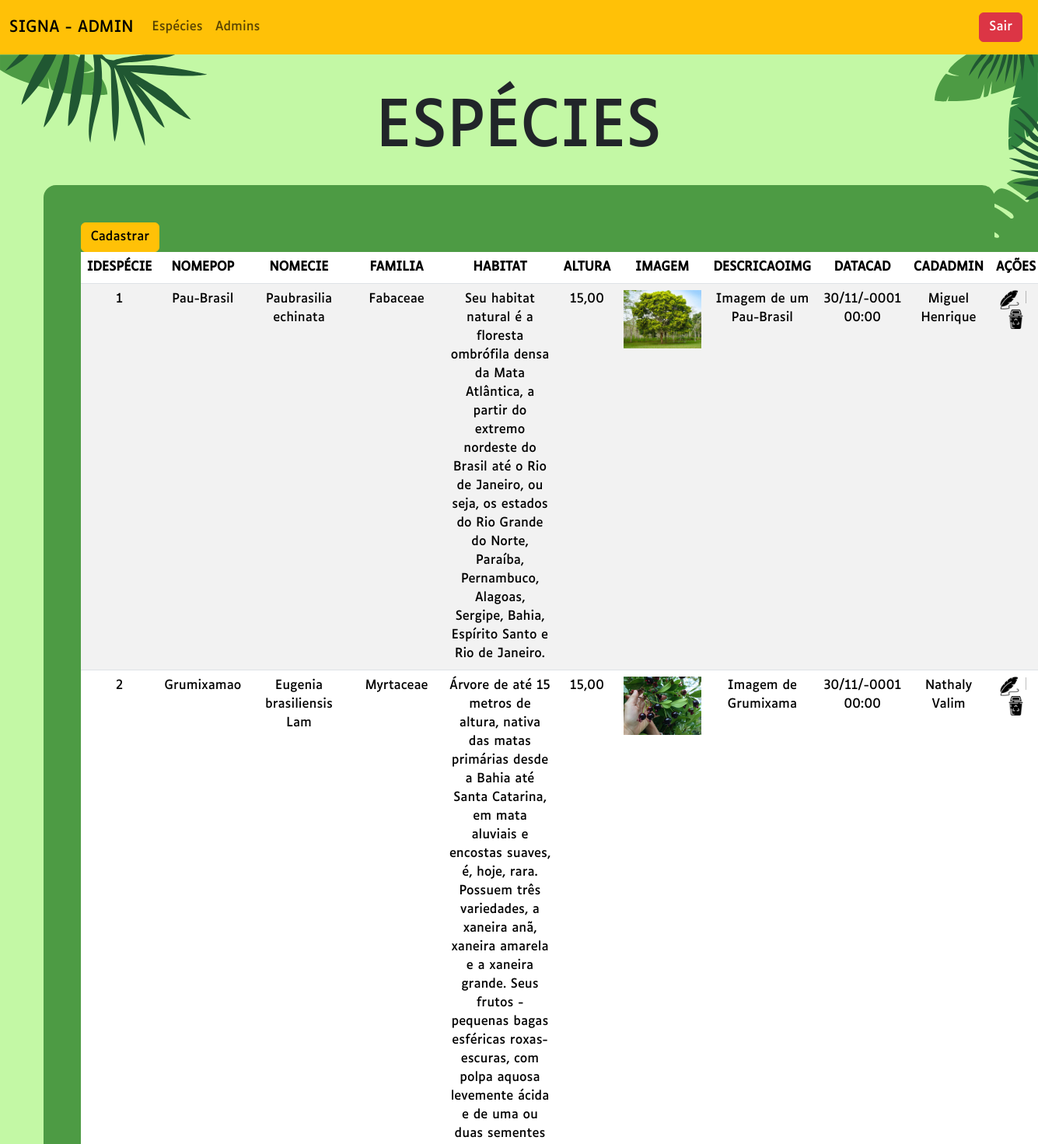
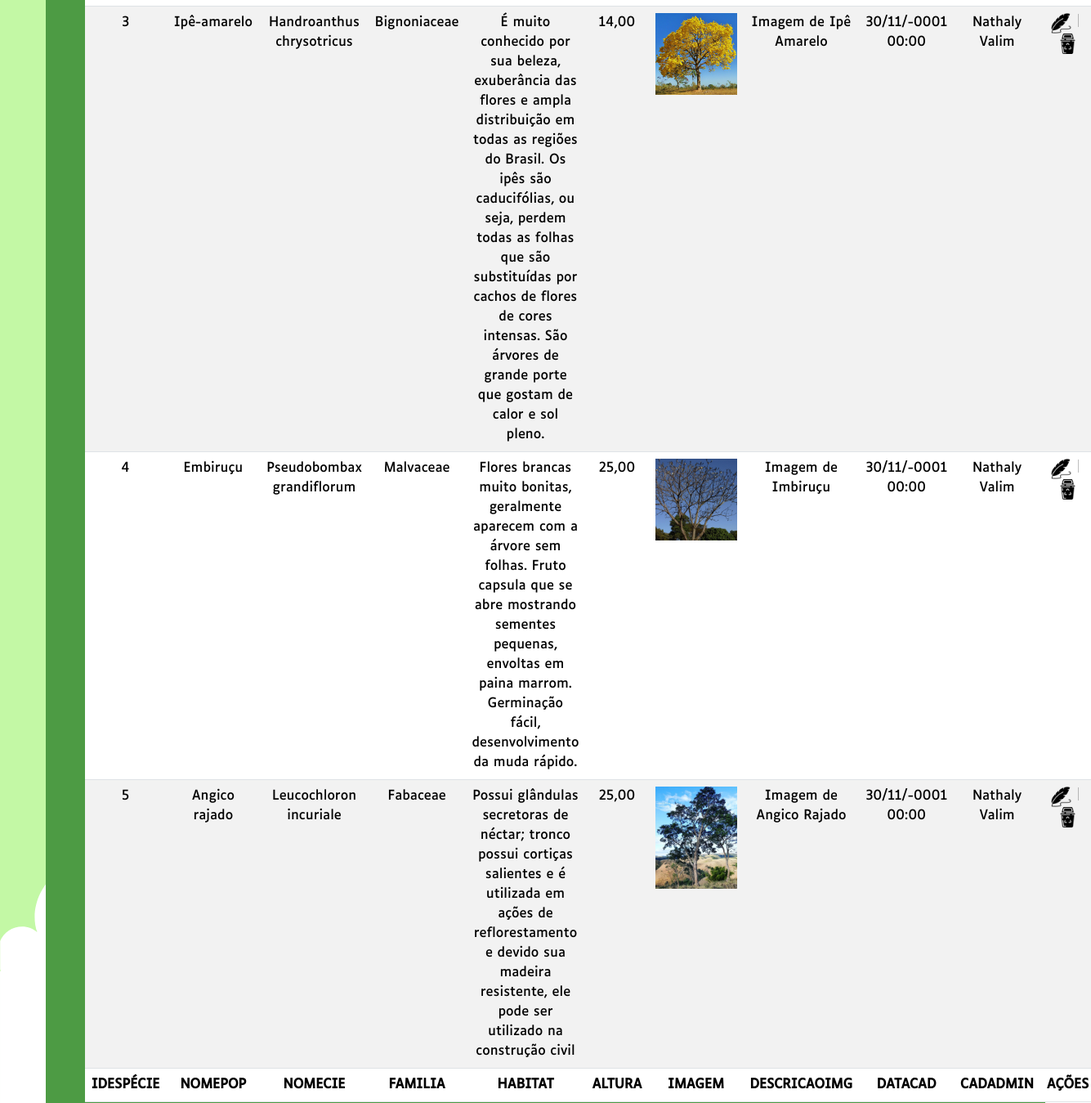
The app's page /especies/lista (signed in, upper part), older data (2 pictures, top to bottom).
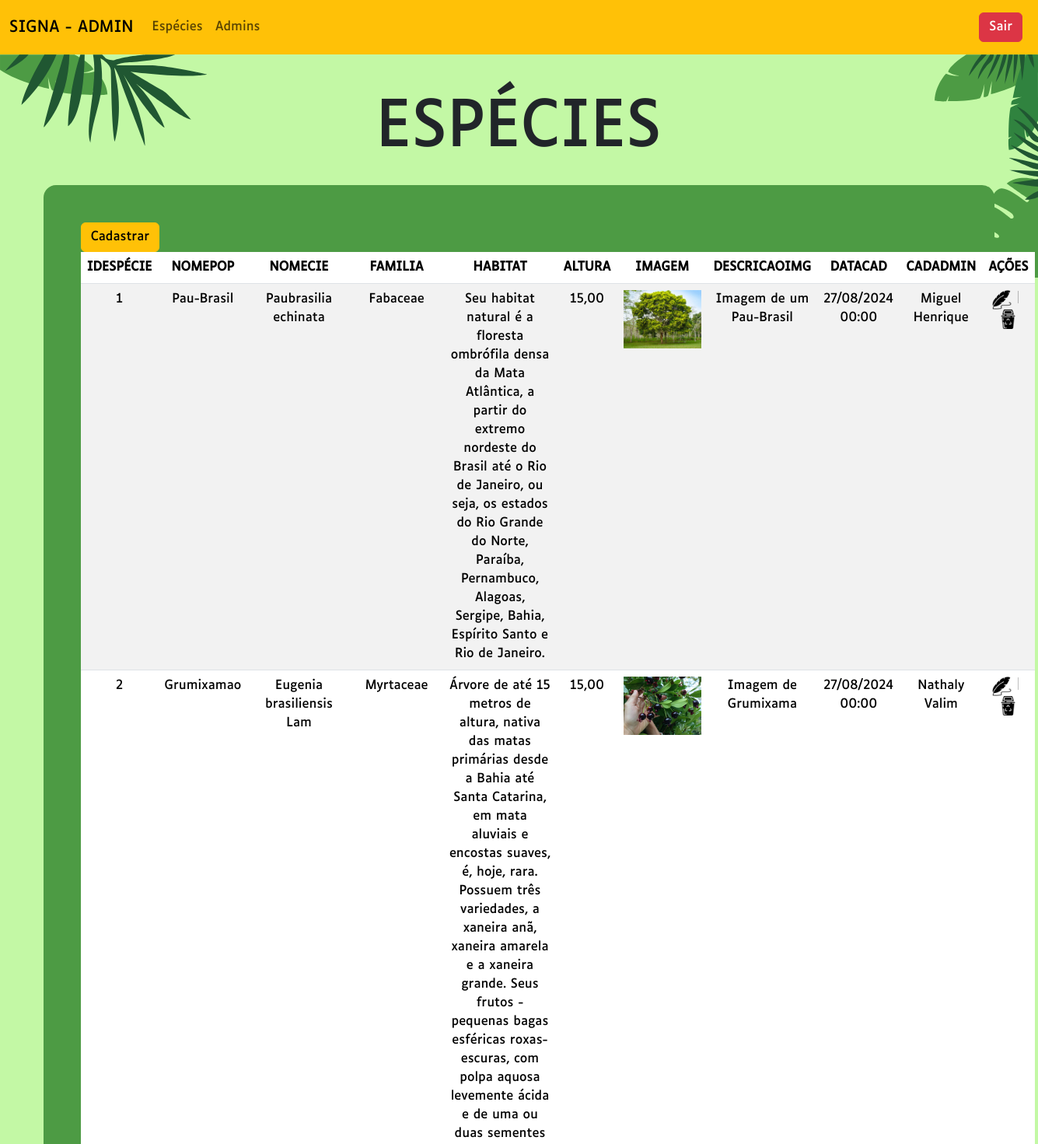
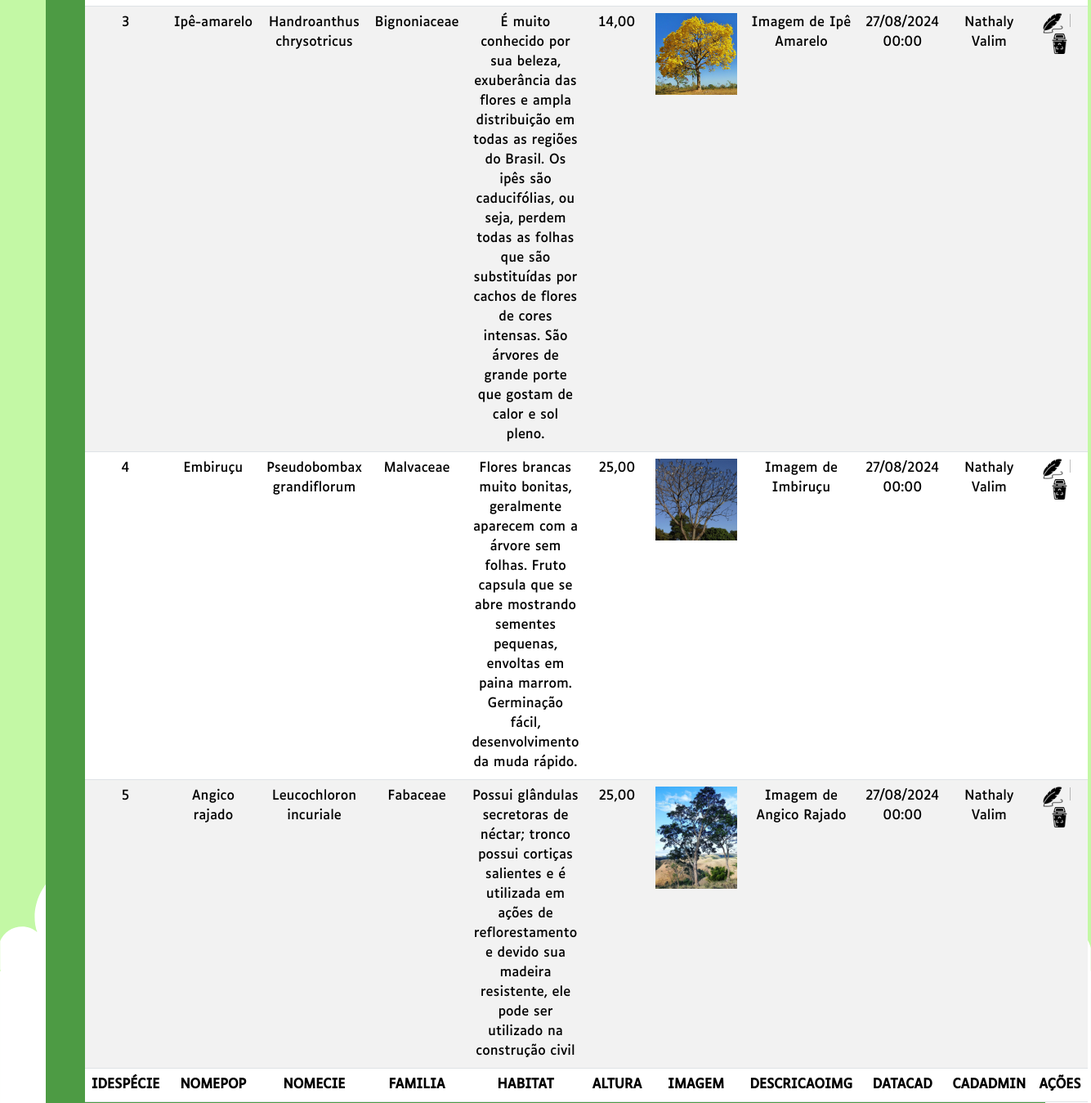
The same page, newer data (2 pictures, top to bottom).
### tables this page shows
CREATE TABLE TBESPECIE
(
	IDESPECIE INT AUTO_INCREMENT,												  
	NOMECIE VARCHAR(256),						                                  
	NOMEPOP VARCHAR(256),						                                  
	FAMILIA VARCHAR(256),						                                  
	HABITAT VARCHAR(2000),						                                  
	ALTURA DECIMAL(5,2),							                              
	CONSERV CHAR(1),															  
	IMAGEM VARCHAR(256),						                                  
	DESCRICAOIMG VARCHAR(256),					                                  
	DATACAD DATETIME,						                                  
	IDCADADM INT, 
	CONSTRAINT TBESPECIE_PK PRIMARY KEY (IDESPECIE),
	CONSTRAINT TBESPECIE_FK_TBADMIN FOREIGN KEY (IDCADADM) REFERENCES TBADMIN(IDADMIN)
);

### controller/routes.php (called while the page is built, shortened)
<?php
include_once "especie.php";
class Route
{
    function abrirListaEspecie()
    {
        $especies = new EspecieController();
        $especies = $especies->listar();
        include_once "view/listaEspecie.php";
    }
}
?>

### model/especie.php (called while the page is built, shortened)
<?php
class Especie
{
    function listar()
    {
        $con = Conexao::conectar();
        $cmd = $con->prepare("SELECT ESP.*,NOME FROM TBESPECIE ESP JOIN TBADMIN ADM ON ESP.IDCADADM = ADM.IDADMIN");
        $cmd->execute();
        return $cmd->fetchAll(PDO::FETCH_OBJ);
    }
}
?>

### controller/especie.php (called while the page is built, shortened)
<?php
include_once "model/especie.php";
class EspecieController
{
    function listar()
    {
        $cmd = new Especie();
        return $cmd->listar();
    }
}
?>

### view/listaEspecie.php (the view, shortened to what this page needs)
<!DOCTYPE html>
<html lang="pt-br">
<head>
    <?php include_once "resource/head.php";?>
</head>
<body class="d-flex flex-column min-vh-100">
    <div class="corpo-list min-vh-100 h-100">
        <div class="conteudo bg-secondary h-100 clouds">
            <div class="container-fluid folhas p-0 m-0 row justify-content-center align-content-center position-relative h-100">
                <section class="col-sm-12 col-lg-11 p-0 my-5" style="z-index: 2;">
                    <header class="display-1 text-center mb-4">ESPÉCIES</header>
                    <article class="bg-verde p-3 p-lg-5 rounded-4 text-white">
                        <a href="<?php echo URL.'especies/cadastro';?>" class="btn btn-warning">Cadastrar</a>
                        <table id="lista" class="table table-striped text-center">
                            <thead>
                                <tr>
                                    <th>IDESPÉCIE</th>
                                    <th>NOMEPOP</th>
                                    <th>NOMECIE</th>
                                    <th>FAMILIA</th>
                                    <th>HABITAT</th>
                                    <th>ALTURA</th>
                                    <th>IMAGEM</th>
                                    <th>DESCRICAOIMG</th>
                                    <th>DATACAD</th>
                                    <th>CADADMIN</th>
                                    <th>AÇÕES</th>
                                </tr>
                            </thead>
                            <tbody>
                                <?php
                                foreach($especies as $especie)
                                {
                                echo "
                                <tr>
                                    <td>$especie->IDESPECIE</td>
                                    <td>$especie->NOMEPOP</td>
                                    <td>$especie->NOMECIE</td>
                                    <td>$especie->FAMILIA</td>
                                    <td>$especie->HABITAT</td>
                                    <td>".number_format($especie->ALTURA, 2, ',', '.')."</td>
                                    <td><img src='"; echo isset($especie->IMAGEM)? URL."resource/imagens/especies/$especie->IMAGEM": URL."resource/sem_imagem.jpg"; echo "' style='width:100px;'></td>
                                    <td>$especie->DESCRICAOIMG</td>
                                    <td>".date("d/m/Y H:i",strtotime($especie->DATACAD))."</td>
                                    <td>$especie->NOME</td>
                                    <td>
                                    <a href='".URL."especies/altera/$especie->IDESPECIE'><img src='".URL."resource/imagens/icons/caneta-de-pena.png' style='width:25px;'></a><div class='vr mx-2'></div>
                                    <a href='".URL."especies/excluir/$especie->IDESPECIE'><img src='".URL."resource/imagens/icons/trash.png' style='width:25px;'></a>
                                    </td>
                                </tr>
                                ";
                                }
                                ?>
                            </tbody>
                            <tfoot>
                                <tr>
                                    <th>IDESPÉCIE</th>
                                    <th>NOMEPOP</th>
                                    <th>NOMECIE</th>
                                    <th>FAMILIA</th>
                                    <th>HABITAT</th>
                                    <th>ALTURA</th>
                                    <th>IMAGEM</th>
                                    <th>DESCRICAOIMG</th>
                                    <th>DATACAD</th>
                                    <th>CADADMIN</th>
                                    <th>AÇÕES</th>
                                </tr>
                            </tfoot>
                        </table>
                    </article>
                </section>
            </div>
        </div>
    </div>
</body>
</html>

Row changes from the older to the newer data that the page shows:
changed tbespecie "Pau-Brasil": DATACAD "30/11/-0001 00:00" → "27/08/2024 00:00"
changed tbespecie "Grumixamao": DATACAD "30/11/-0001 00:00" → "27/08/2024 00:00"
changed tbespecie "Ipê-amarelo": DATACAD "30/11/-0001 00:00" → "27/08/2024 00:00"
changed tbespecie "Embiruçu": DATACAD "30/11/-0001 00:00" → "27/08/2024 00:00"
changed tbespecie "Angico rajado": DATACAD "30/11/-0001 00:00" → "27/08/2024 00:00"
